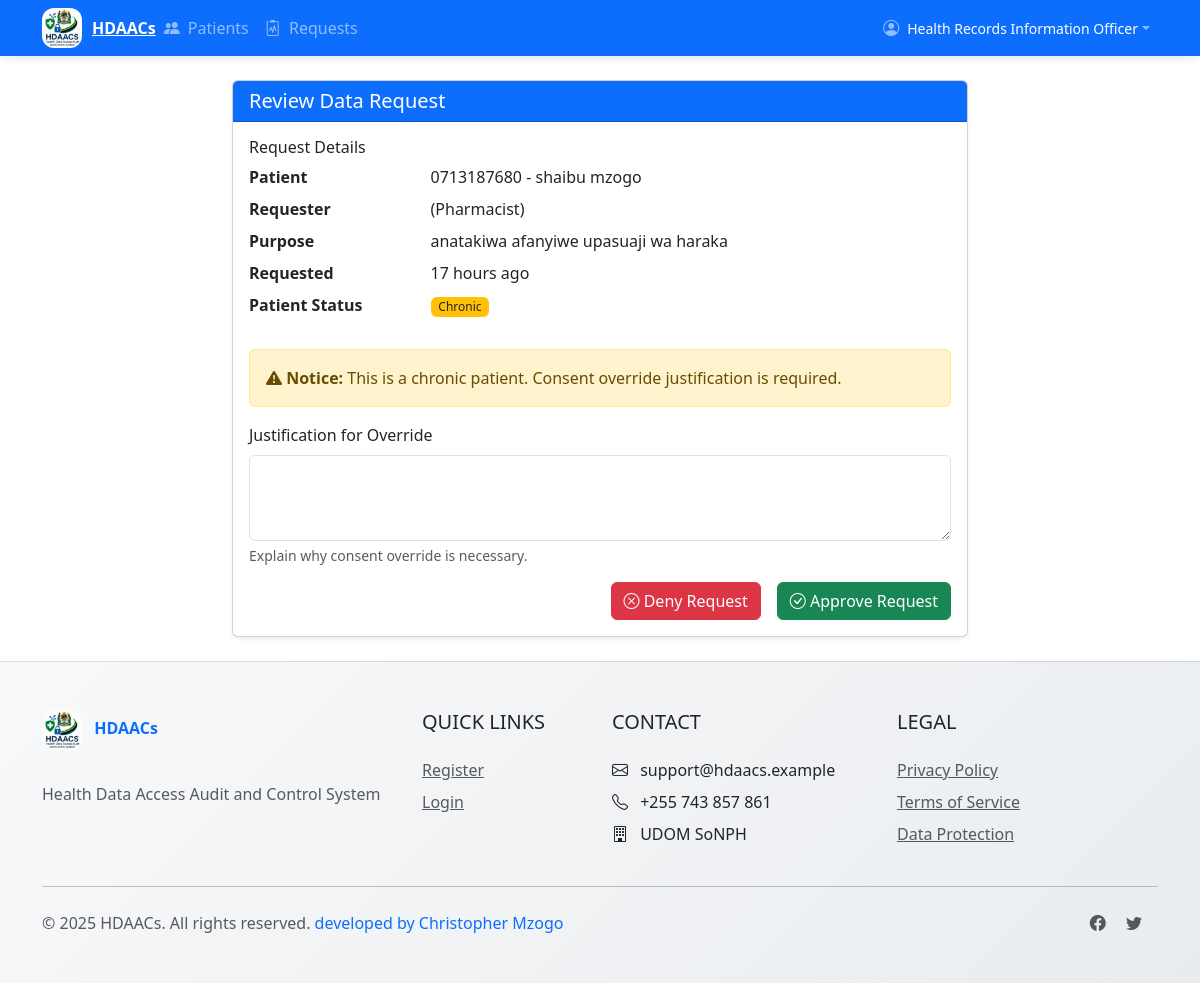
/requests/handle/11/ (signed in), run on the app's committed database.
### accounts/models.py (models this page shows, shortened)
class CustomUser(AbstractUser):
    FACILITY_CHOICES = [
        ('FAC1', 'Main Hospital'),
        ('FAC2', 'Regional Clinic'),
    ]
    ROLE_CHOICES = [
        ('HRIO', 'Health Records Information Officer'),
        ('DOCTOR', 'Doctor'),
        ('NURSE', 'Nurse'),
        ('PHARMACIST', 'Pharmacist'),
        ('ICT', 'ICT Staff'),
        ('HOD', 'Head of Department'),
        ('ADMIN', 'System Administrator'),
        ('AUDITOR', 'Auditor'),
        ('RESEARCHER', 'Researcher'),
    ]
    facility = models.CharField(max_length=50, choices=FACILITY_CHOICES, blank=True, null=True)
    role = models.CharField(max_length=20, choices=ROLE_CHOICES)
    department = models.CharField(max_length=100, blank=True, null=True)
    phone_number = models.CharField(max_length=20, blank=True, null=True)

### requests/models.py (models this page shows, shortened)
class DataRequest(models.Model):
    STATUS_CHOICES = [
        ('PENDING', 'Pending'),
        ('APPROVED', 'Approved'),
        ('DENIED', 'Denied'),
        ('EXPIRED', 'Expired'),
    ]
    requester = models.ForeignKey(CustomUser, on_delete=models.CASCADE, related_name='requests_made')
    hrio = models.ForeignKey(CustomUser, on_delete=models.CASCADE, related_name='requests_handled')
    patient = models.ForeignKey(Patient, on_delete=models.CASCADE)
    purpose = models.TextField()
    status = models.CharField(max_length=10, choices=STATUS_CHOICES, default='PENDING')
    created_at = models.DateTimeField(auto_now_add=True)
    updated_at = models.DateTimeField(auto_now=True)
    expires_at = models.DateTimeField()

### patients/models.py (models this page shows, shortened)
class Patient(models.Model):
    STATUS_CHOICES = [
        ('NORMAL', 'Normal'),
        ('CHRONIC', 'Chronic'),
        ('CRITICAL', 'Critical'),
    ]
    patient_number = models.CharField(
        max_length=20,
        unique=True,
        validators=[MinLengthValidator(10)]
    )
    first_name = models.CharField(max_length=100)
    last_name = models.CharField(max_length=100)
    date_of_birth = models.DateField()
    status = models.CharField(max_length=10, choices=STATUS_CHOICES, default='NORMAL')
    phone_number = models.CharField(max_length=20)
    email = models.EmailField(blank=True, null=True)
    created_by = models.ForeignKey(CustomUser, on_delete=models.SET_NULL, null=True)
    created_at = models.DateTimeField(auto_now_add=True)
    updated_at = models.DateTimeField(auto_now=True)
    def __str__(self):
        return f"{self.patient_number} - {self.first_name} {self.last_name}"

### requests/views.py (the view, shortened to what this page needs)
# urls.py: path('handle/<int:pk>/', views.handle_request, name='handle_request'),
@login_required
@hrio_required
def handle_request(request, pk):
    data_request = get_object_or_404(DataRequest, pk=pk, hrio=request.user)
    return render(request, 'requests/handle_request.html', {
        'data_request': data_request
    })

### requests/templates/requests/handle_request.html (shortened to what this page needs)
{% extends 'base.html' %}
{% load crispy_forms_tags %}
{% block content %}
<div class="row justify-content-center">
    <div class="col-md-8">
        <div class="card">
            <div class="card-header bg-primary text-white">
                <h5 class="mb-0">Review Data Request</h5>
            </div>
            <div class="card-body">
                <div class="mb-4">
                    <h6>Request Details</h6>
                    <dl class="row">
                        <dt class="col-sm-3">Patient</dt>
                        <dd class="col-sm-9">{{ data_request.patient }}</dd>
                        <dt class="col-sm-3">Requester</dt>
                        <dd class="col-sm-9">{{ data_request.requester.get_full_name }} ({{ data_request.requester.get_role_display }})</dd>
                        <dt class="col-sm-3">Purpose</dt>
                        <dd class="col-sm-9">{{ data_request.purpose }}</dd>
                        <dt class="col-sm-3">Requested</dt>
                        <dd class="col-sm-9">{{ data_request.created_at|timesince }} ago</dd>
                        <dt class="col-sm-3">Patient Status</dt>
                        <dd class="col-sm-9">
                            <span class="badge
                                {% if data_request.patient.status == 'NORMAL' %}bg-primary
                                {% elif data_request.patient.status == 'CHRONIC' %}bg-warning text-dark
                                {% else %}bg-danger
                                {% endif %}">
                                {{ data_request.patient.get_status_display }}
                            </span>
                        </dd>
                    </dl>
                </div>
                <form method="post">
                    {% if data_request.patient.status in 'CHRONIC,CRITICAL' %}
                        <div class="alert alert-warning">
                            <i class="bi bi-exclamation-triangle-fill"></i>
                            <strong>Notice:</strong> This is a {{ data_request.patient.get_status_display|lower }} patient.
                            Consent override justification is required.
                        </div>
                        <div class="mb-3">
                            <label for="justification" class="form-label">Justification for Override</label>
                            <textarea class="form-control" id="justification" name="justification" rows="3" required></textarea>
                            <div class="form-text">Explain why consent override is necessary.</div>
                        </div>
                    {% endif %}
                    <div class="d-grid gap-2 d-md-flex justify-content-md-end">
                        <button type="submit" name="action" value="deny" class="btn btn-danger me-md-2">
                            <i class="bi bi-x-circle"></i> Deny Request
                        </button>
                        <button type="submit" name="action" value="approve" class="btn btn-success">
                            <i class="bi bi-check-circle"></i> Approve Request
                        </button>
                    </div>
                </form>
            </div>
        </div>
    </div>
</div>
{% endblock %}

### templates/base.html (shortened to what this page needs)
<!DOCTYPE html>
<html lang="en">
<head>
    <link href="https://cdn.jsdelivr.net/npm/bootstrap@5.3.0/dist/css/bootstrap.min.css" rel="stylesheet">
    <link rel="stylesheet" href="https://cdn.jsdelivr.net/npm/bootstrap-icons@1.10.0/font/bootstrap-icons.css">
     <link href="https://cdn.jsdelivr.net/npm/bootstrap@5.3.0/dist/css/bootstrap.min.css" rel="stylesheet">
    <link href="https://cdn.jsdelivr.net/npm/bootstrap-icons/font/bootstrap-icons.css" rel="stylesheet">
    {% load static %}
    {% load widget_tweaks %}
    <link rel="stylesheet" href="{% static 'css/styles.css' %}">
</head>
<body>
    <nav class="navbar navbar-expand-lg navbar-dark bg-primary">
        <div class="container">
            <a class="navbar-brand-logo" href="#">
                <img src="{% static 'img/lg.jpg' %}" alt="HDAACs Logo" class="logo-img">
                <span>HDAACs</span>
            </a>
            <div class="collapse navbar-collapse" id="navbarNav">
                <ul class="navbar-nav me-auto">
                    {% if user.is_authenticated %}
                        {% if user.role == 'HRIO' %}
                            <li class="nav-item">
                                <a class="nav-link" href="{% url 'patient_list' %}">
                                    <i class="bi bi-people-fill me-1"></i> Patients
                                </a>
                            </li>
                            <li class="nav-item">
                                <a class="nav-link" href="{% url 'hrio_request_list' %}">
                                    <i class="bi bi-clipboard2-pulse me-1"></i> Requests
                                </a>
                            </li>
                        {% elif user.role in 'DOCTOR,NURSE,PHARMACIST,ICT' %}
                            <li class="nav-item">
                                <a class="nav-link" href="{% url 'request_data' %}">
                                    <i class="bi bi-file-earmark-medical me-1"></i> Request Data
                                </a>
                            </li>
                        {% elif user.role == 'HOD' %}
                            <li class="nav-item">
                                <a class="nav-link" href="{% url 'hod_notifications' %}">
                                    <i class="bi bi-bell-fill me-1"></i> Notifications
                                </a>
                            </li>
                        {% endif %}
                    {% endif %}
                </ul>
                <ul class="navbar-nav">
                    {% if user.is_authenticated %}
                        <li class="nav-item dropdown">
                            <a class="nav-link dropdown-toggle d-flex align-items-center" href="#" role="button" data-bs-toggle="dropdown">
                                <i class="bi bi-person-circle me-2"></i>
                                <div>
                                    <small class="text-white-50" style="color: white !important;">{{ user.get_role_display }}</small>
                                </div>
                            </a>
                        </li>
                    {% endif %}
                </ul>
            </div>
        </div>
    </nav>
    <main class="container my-4">
        {% block content %}{% endblock %}
    </main>
    <footer class="py-5">
        <div class="container">
            <div class="row">
                <div class="col-lg-4 mb-4 mb-lg-0">
                    <div class="footer-logo">
                        <img src="{% static 'img/lg.jpg' %}" alt="HDAACs Logo" class="logo-img me-2">
                        HDAACs
                    </div>
                    <p class="text-muted mt-3">
                        Health Data Access Audit and Control System
                    </p>
                </div>
                <div class="col-lg-2 col-md-6 mb-4 mb-md-0">
                    <h5 class="text-uppercase mb-4">Quick Links</h5>
                    <ul class="list-unstyled">
                                                 <li class="mb-2"><a href="{% url 'register' %}" class="text-muted">Register</a></li>
                        <li class="mb-2"><a href="{% url 'login' %}" class="text-muted">Login</a></li>
                    </ul>
                </div>
                <div class="col-lg-3 col-md-6 mb-4 mb-md-0">
                    <h5 class="text-uppercase mb-4">Contact</h5>
                    <ul class="list-unstyled">
                        <li class="mb-2"><i class="bi bi-envelope me-2"></i> support@hdaacs.example</li>
                        <li class="mb-2"><i class="bi bi-telephone me-2"></i> +255 743 857 861</li>
                        <li class="mb-2"><i class="bi bi-building me-2"></i> UDOM SoNPH</li>
                    </ul>
                </div>
                <div class="col-lg-3 col-md-6">
                    <h5 class="text-uppercase mb-4">Legal</h5>
                    <ul class="list-unstyled">
                        <li class="mb-2"><a href="#" class="text-muted">Privacy Policy</a></li>
                        <li class="mb-2"><a href="#" class="text-muted">Terms of Service</a></li>
                        <li class="mb-2"><a href="#" class="text-muted">Data Protection</a></li>
                    </ul>
                </div>
            </div>
            <hr class="my-4">
            <div class="row align-items-center">
                <div class="col-md-6 text-center text-md-start">
                    <p class="text-muted mb-0">© {% now "Y" %} HDAACs. All rights reserved. <span style="color: #0d6efd;">developed by Christopher Mzogo</span></p>
                </div>
                <div class="col-md-6 text-center text-md-end">
                    <a href="#" class="text-muted me-3"><i class="bi bi-facebook"></i></a>
                    <a href="#" class="text-muted me-3"><i class="bi bi-twitter"></i></a>
                </div>
            </div>
        </div>
    </footer>
</body>
</html>

### static/css/styles.css (style rules this page uses)
body { display: flex; flex-direction: column; min-height: 100vh; }
main { flex: 1; }
.card { box-shadow: 0 0.125rem 0.25rem rgba(0, 0, 0, 0.075); }
.card-header { font-weight: 500; }
.badge { font-weight: 500; }

### templates/base.html (style rules this page uses)
.navbar-brand-logo { display: flex; align-items: center; font-weight: 700; color: white; }
.logo-img { height: 40px; margin-right: 10px; border-radius: 30%; }
.navbar { box-shadow: 0 2px 10px rgba(0,0,0,0.1); padding-top: 0.5rem; padding-bottom: 0.5rem; }
footer { background: linear-gradient(135deg, #f8f9fa 0%, #e9ecef 100%); border-top: 1px solid rgba(0,0,0,0.1); }
.footer-logo { font-weight: 700; color: #0d6efd; margin-bottom: 1rem; display: inline-block; }
.nav-link { font-weight: 500; padding: 0.5rem 1rem; border-radius: 0.25rem; transition: all 0.3s ease; }

### data on the page
CustomUser: role "Health Records Information Officer"
DataRequest: patient "0713187680 - shaibu mzogo", requester.role "Pharmacist", purpose "anatakiwa afanyiwe upasuaji wa haraka", created_at "17 hours", patient.status "Chronic", patient.status "chronic"
